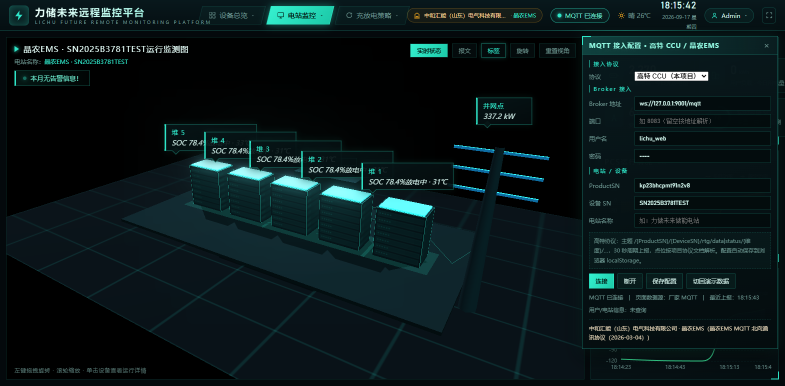
#> input picture docs-gaote-3d.png, 1570 x 771 px (shown at 1/2 size)
$ python image-look.py ../docs-gaote-3d.png 5
#> lines starting #> are read from the running program, lines starting #| are printed output that depends on the picture
#!/usr/bin/env python3
# -*- coding: utf-8 -*-
"""把图片转成"可读"的文字描述，用于无视觉模型时判断画面内容。

输出四段：
  1) 色块图   —— 每格一个字母代表颜色（K黑 :深灰 .中灰 -浅灰 空格=白/亮
                 R红 O橙 Y黄 G绿 C青 B蓝 P紫 M品红 N棕）
  2) 形状图   —— 边缘密度（# 强边 + 次强 . 弱边 空白=平坦），看轮廓与结构
  3) 区域清单 —— 连通色块：面积占比、外接框（相对坐标）、主色、长宽比
  4) 主色板   —— 占比前 10 的颜色（含十六进制）

用法：python image-look.py <图片路径> [列数=72] [行数=auto]
"""
import sys, io
from collections import Counter, deque
from PIL import Image, ImageFilter

# 控制台按 UTF-8 输出，避免中文乱码
try:
    sys.stdout = io.TextIOWrapper(sys.stdout.buffer, encoding='utf-8', errors='replace')
except Exception:
    pass

CH = {'K': 'K', 'DK': ':', 'MD': '.', 'LT': '-', 'WH': ' ', 'RD': 'R', 'OR': 'O',
      'YL': 'Y', 'GN': 'G', 'CY': 'C', 'BL': 'B', 'PU': 'P', 'MG': 'M', 'BR': 'N'}


def classify(r, g, b):
    mx, mn = max(r, g, b), min(r, g, b)
    lum = (r * 299 + g * 587 + b * 114) / 1000
    sat = 0 if mx == 0 else (mx - mn) / float(mx)
    if sat < 0.20 or lum < 40:
        if lum < 45: return 'K'
        if lum < 100: return ':'
        if lum < 170: return '.'
        if lum < 228: return '-'
        return ' '
    if mx == r:
        if g > b * 1.25 and r > g * 1.12: return 'O'
        if b > g * 1.25: return 'M'
        return 'N' if lum < 110 else 'R'
    if mx == g:
        if r > b * 1.2 and r > g * .92: return 'Y'
        if b > r * 1.25: return 'C'
        return 'G'
    # mx == b
    if r > g * 1.15: return 'P'
    if g > r * 1.25 and lum > 90: return 'C'
    return 'B'


def main():
    path = sys.argv[1]
    cols = int(sys.argv[2]) if len(sys.argv) > 2 else 72
    im = Image.open(path).convert('RGB')
#> im is the input picture: PIL image 1570x771 RGB; mean R, G, B 10.7, 24.6, 26.4
    w, h = im.size
#> w = 1570; h = 771
    rows = max(6, int(cols * h / float(w) / 2.0))
#> rows = 6
    # 同时把报告写成 UTF-8 文件（控制台编码常把中文转坏，读文件更稳）
    out = open(path + '.look.txt', 'w', encoding='utf-8')
    def P(s=''):
        print(s)
        out.write(s + '\n')
    P('图片：%s  原始 %dx%d  分析网格 %d列 x %d行' % (path, w, h, cols, rows))

    small = im.resize((cols, rows))
    px = small.load()

    # 1) 色块图
    P('\n=== 色块图（每格一色）===')
    grid = []
    for y in range(rows):
        line = ''
        for x in range(cols):
            c = classify(*px[x, y])
            line += c
        grid.append(line)
        P('%3d %s' % (y, line))
#> after the loop, grid = ['KKKKK', 'KKKKK', 'KCKKK', 'KKBKK', 'KKKKK', 'KKKKK']

    # 2) 形状图：先在原图算边缘，再按格取"最大"（缩放取平均会把边缘抹平）
    edge = im.convert('L').filter(ImageFilter.FIND_EDGES)
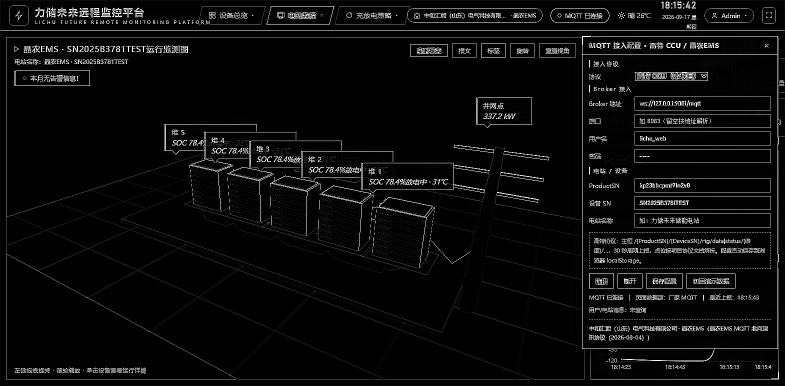
#> edge: PIL image 1570x771 L (shown at 1/2 size); min 0, max 255, mean 11.1
    ew, eh = edge.size
#> ew = 1570; eh = 771
    ep = edge.load()
    P('\n=== 形状图（#强 +中 .弱 空=平坦）===')
    for gy in range(rows):
        line = ''
        y0 = int(gy * eh / rows); y1 = max(y0 + 1, int((gy + 1) * eh / rows))
        for gx in range(cols):
            x0 = int(gx * ew / cols); x1 = max(x0 + 1, int((gx + 1) * ew / cols))
            mx = 0
            stepy = max(1, (y1 - y0) // 6); stepx = max(1, (x1 - x0) // 6)
            for yy in range(y0, y1, stepy):
                for xx in range(x0, x1, stepx):
                    v = ep[xx, yy]
                    if v > mx: mx = v
            line += '#' if mx > 110 else ('+' if mx > 60 else ('.' if mx > 28 else ' '))
        P('%3d %s' % (gy, line))

    # 3) 区域清单（在粗网格上做连通聚类）
    q = im.resize((max(24, cols // 2), max(12, rows // 2)))
    qw, qh = q.size
#> qw = 24; qh = 12
    qp = q.load()
    lab = [[None] * qw for _ in range(qh)]
    regions = []
    for yy in range(qh):
        for xx in range(qw):
            if lab[yy][xx] is not None:
                continue
            r, g, b = qp[xx, yy]
            seed = classify(r, g, b)
            cells = []
            dq = deque([(xx, yy)])
            lab[yy][xx] = len(regions)
            while dq:
                cx, cy = dq.popleft()
                cells.append((cx, cy))
                for dx, dy in ((1, 0), (-1, 0), (0, 1), (0, -1)):
                    nx, ny = cx + dx, cy + dy
                    if 0 <= nx < qw and 0 <= ny < qh and lab[ny][nx] is None:
                        rr, gg, bb = qp[nx, ny]
                        if classify(rr, gg, bb) == seed:
                            lab[ny][nx] = len(regions)
                            dq.append((nx, ny))
            if len(cells) < max(6, qw * qh * 0.004):
                continue
            xs = [c[0] for c in cells]; ys = [c[1] for c in cells]
            cr = sum(qp[c[0], c[1]][0] for c in cells) / len(cells)
            cg = sum(qp[c[0], c[1]][1] for c in cells) / len(cells)
            cb = sum(qp[c[0], c[1]][2] for c in cells) / len(cells)
            regions.append({
                'area': len(cells) / float(qw * qh), 'ch': seed,
                'x0': min(xs) / qw, 'x1': (max(xs) + 1) / qw,
                'y0': min(ys) / qh, 'y1': (max(ys) + 1) / qh,
                'rgb': (int(cr), int(cg), int(cb))})
    regions.sort(key=lambda r: -r['area'])
    P('\n=== 区域清单（面积占比 >=0.4%%，最多 18 条）===')
    for r in regions[:18]:
        bw = r['x1'] - r['x0']; bh = r['y1'] - r['y0']
        shape = '横长条' if bw / max(bh, .01) > 2.2 else ('竖长条' if bh / max(bw, .01) > 2.2 else '近方形')
        P('  色%-2s 占比%4.1f%%  x %4.2f-%4.2f  y %4.2f-%4.2f  %s  #%02x%02x%02x' % (
            r['ch'], r['area'] * 100, r['x0'], r['x1'], r['y0'], r['y1'], shape, *r['rgb']))
#> this loop made 1 pass

    # 4) 主结构线：找"长直边"（水平/垂直），用于判断建筑轮廓与比例
    ew2, eh2 = edge.size
    scale = max(1, ew2 // 420)
    ew3, eh3 = ew2 // scale, eh2 // scale
    if ew3 > 8 and eh3 > 8:
        e3 = edge.resize((ew3, eh3))
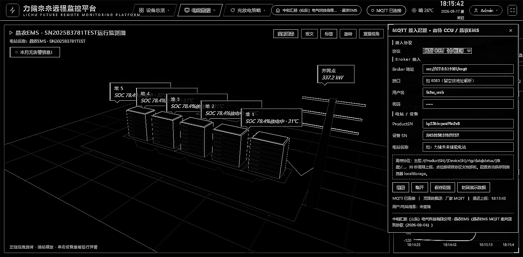
#> e3: PIL image 523x257 L; min 0, max 207, mean 11.5
        e3p = e3.load()
        T = 55
        hlines = []
        for y in range(eh3):
            best = cur = 0; bs = cs = 0
            for x in range(ew3):
                if e3p[x, y] > T:
                    if cur == 0: cs = x
                    cur += 1
                    if cur > best: best, bs = cur, cs
                else:
                    cur = 0
            if best > ew3 * 0.18:
                hlines.append((best / float(ew3), y / float(eh3), bs / float(ew3), (bs + best) / float(ew3)))
        vlines = []
        for x in range(ew3):
            best = cur = 0; bs = cs = 0
            for y in range(eh3):
                if e3p[x, y] > T:
                    if cur == 0: cs = y
                    cur += 1
                    if cur > best: best, bs = cur, cs
                else:
                    cur = 0
            if best > eh3 * 0.18:
                vlines.append((best / float(eh3), x / float(ew3), bs / float(eh3), (bs + best) / float(eh3)))
        hlines.sort(key=lambda t: -t[0]); vlines.sort(key=lambda t: -t[0])
        P('\n=== 主结构线（长直边，前 8 条）===')
        for ln, pos, a, b in hlines[:8]:
            P('  水平  y=%.2f  x 从 %.2f 到 %.2f  占宽 %.0f%%' % (pos, a, b, ln * 100))
        for ln, pos, a, b in vlines[:8]:
            P('  竖直  x=%.2f  y 从 %.2f 到 %.2f  占高 %.0f%%' % (pos, a, b, ln * 100))

    # 5) 主色板
    pal = Counter()
    for y in range(rows):
        for x in range(cols):
            pal[px[x, y]] += 1
    P('\n=== 主色板 ===')
    for c, n in pal.most_common(10):
        P('  #%02x%02x%02x  %4.1f%%  (%s)' % (c[0], c[1], c[2], 100.0 * n / (rows * cols), classify(*c)))


if __name__ == '__main__':
    main()

$ run again, on docs-gaote-live.png
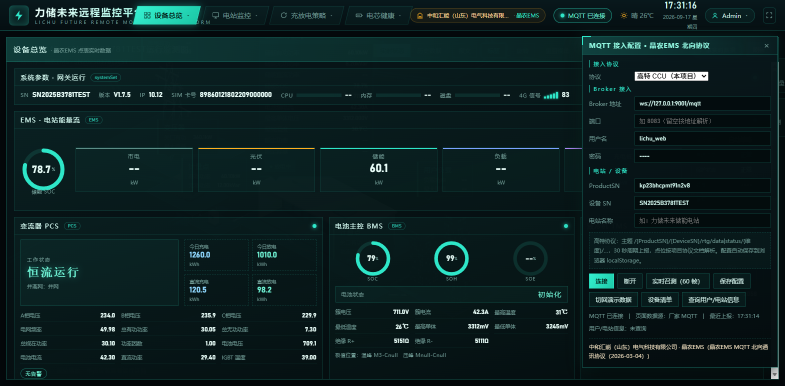
#> input picture docs-gaote-live.png, 1570 x 771 px (shown at 1/2 size)
#> in main, im is the input picture: PIL image 1570x771 RGB; mean R, G, B 13.5, 33.5, 34
#> after the loop in main, `for y in range(rows):`: grid = ['CKKKK', 'KKKKK', 'KKKKK', 'KKKKK', 'KKKKK', 'KKKKK']
#> in main, `edge = im.convert('L').filter(ImageFilter.FIND_EDGES)`:
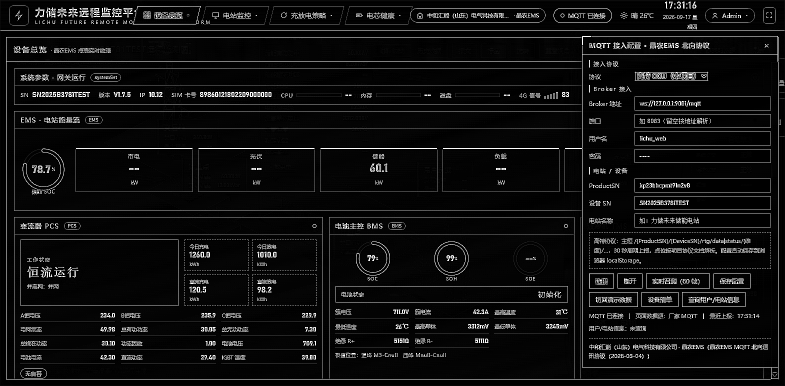
#> edge: PIL image 1570x771 L (shown at 1/2 size); min 0, max 255, mean 16.3
#> the loop in main, `for r in regions[:18]:` made 1 pass
#> in main, `e3 = edge.resize((ew3, eh3))`:
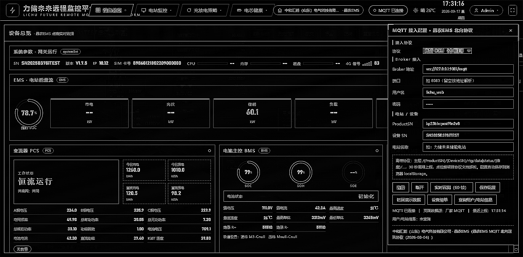
#> e3: PIL image 523x257 L; min 0, max 216, mean 16.6

$ run again, on docs-gaote-live2.png
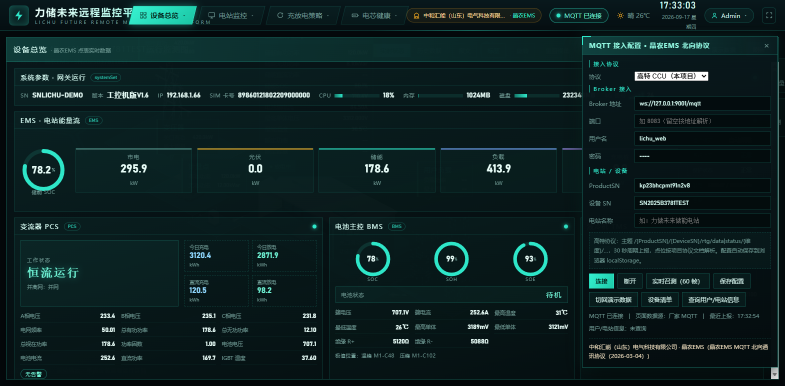
#> input picture docs-gaote-live2.png, 1570 x 771 px (shown at 1/2 size)
#> in main, im is the input picture: PIL image 1570x771 RGB; mean R, G, B 13.9, 34.1, 34.5
#> after the loop in main, `for y in range(rows):`: grid = ['CKKKK', 'KKKKK', 'KKKKK', 'KKKKK', 'KKKKK', 'KKKKK']
#> in main, `edge = im.convert('L').filter(ImageFilter.FIND_EDGES)`:
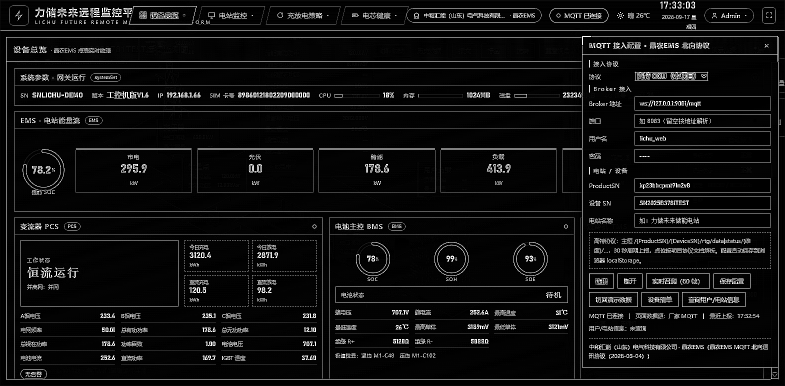
#> edge: PIL image 1570x771 L (shown at 1/2 size); min 0, max 255, mean 16.1
#> the loop in main, `for r in regions[:18]:` made 1 pass
#> in main, `e3 = edge.resize((ew3, eh3))`:
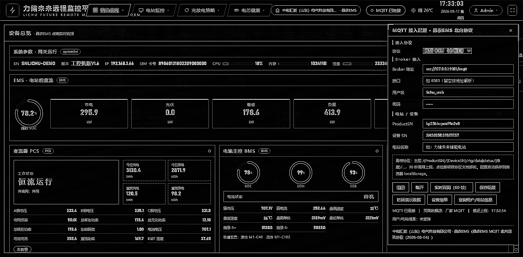
#> e3: PIL image 523x257 L; min 0, max 206, mean 16.5

$ run again, on docs-gaote-view.png
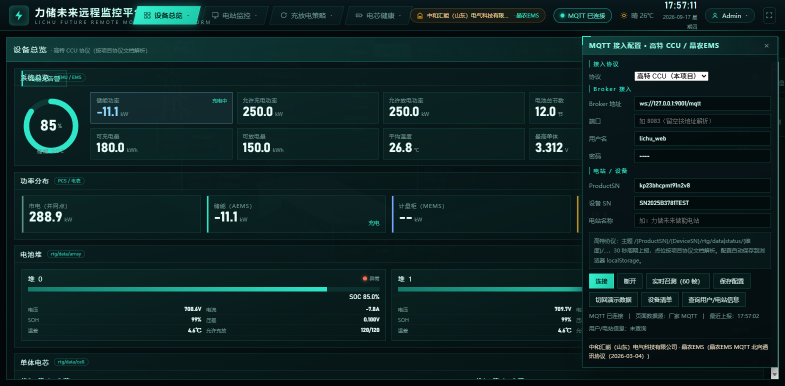
#> input picture docs-gaote-view.png, 1570 x 771 px (shown at 1/2 size)
#> in main, im is the input picture: PIL image 1570x771 RGB; mean R, G, B 13.6, 35.3, 35.5
#> after the loop in main, `for y in range(rows):`: grid = ['CKKKK', 'CKKKK', 'KKKKK', 'KKKKK', 'KKKKK', 'KKKKK']
#> in main, `edge = im.convert('L').filter(ImageFilter.FIND_EDGES)`:
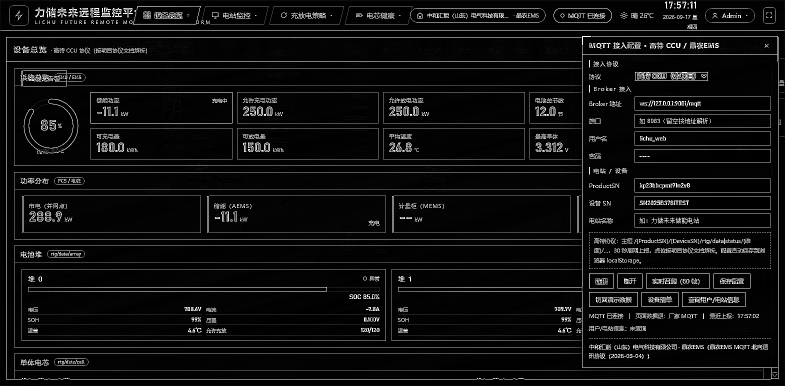
#> edge: PIL image 1570x771 L (shown at 1/2 size); min 0, max 255, mean 15.7
#> the loop in main, `for r in regions[:18]:` made 2 passes
#> in main, `e3 = edge.resize((ew3, eh3))`:
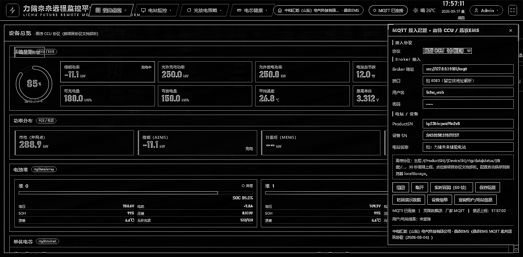
#> e3: PIL image 523x257 L; min 0, max 206, mean 16.1
